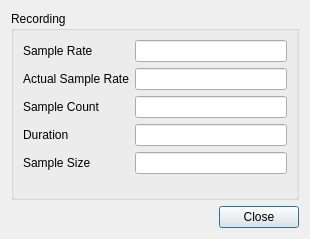
<?xml version="1.0" encoding="UTF-8"?>
<ui version="4.0">
 <class>StatisticsDialog</class>
 <widget class="QDialog" name="StatisticsDialog">
  <property name="geometry">
   <rect>
    <x>0</x>
    <y>0</y>
    <width>310</width>
    <height>239</height>
   </rect>
  </property>
  <property name="windowTitle">
   <string>Statistics</string>
  </property>
  <property name="sizeGripEnabled">
   <bool>false</bool>
  </property>
  <layout class="QGridLayout" name="gridLayout">
   <item row="0" column="0">
    <widget class="QGroupBox" name="groupBox_2">
     <property name="title">
      <string>Recording</string>
     </property>
     <layout class="QFormLayout" name="formLayout">
      <item row="0" column="0">
       <widget class="QLabel" name="label_57">
        <property name="text">
         <string>Sample Rate</string>
        </property>
       </widget>
      </item>
      <item row="0" column="1">
       <widget class="QLineEdit" name="recordingSampleRateLineEdit">
        <property name="minimumSize">
         <size>
          <width>100</width>
          <height>0</height>
         </size>
        </property>
        <property name="readOnly">
         <bool>true</bool>
        </property>
       </widget>
      </item>
      <item row="1" column="0">
       <widget class="QLabel" name="label_55">
        <property name="text">
         <string>Actual Sample Rate</string>
        </property>
       </widget>
      </item>
      <item row="1" column="1">
       <widget class="QLineEdit" name="samplesPerSecondLineEdit">
        <property name="minimumSize">
         <size>
          <width>100</width>
          <height>0</height>
         </size>
        </property>
        <property name="readOnly">
         <bool>true</bool>
        </property>
       </widget>
      </item>
      <item row="2" column="0">
       <widget class="QLabel" name="label_56">
        <property name="text">
         <string>Sample Count</string>
        </property>
       </widget>
      </item>
      <item row="2" column="1">
       <widget class="QLineEdit" name="sampleCountLineEdit">
        <property name="minimumSize">
         <size>
          <width>100</width>
          <height>0</height>
         </size>
        </property>
        <property name="readOnly">
         <bool>true</bool>
        </property>
       </widget>
      </item>
      <item row="3" column="0">
       <widget class="QLabel" name="label_59">
        <property name="text">
         <string>Duration</string>
        </property>
       </widget>
      </item>
      <item row="3" column="1">
       <widget class="QLineEdit" name="durationLineEdit">
        <property name="minimumSize">
         <size>
          <width>100</width>
          <height>0</height>
         </size>
        </property>
        <property name="text">
         <string/>
        </property>
        <property name="readOnly">
         <bool>true</bool>
        </property>
       </widget>
      </item>
      <item row="4" column="0">
       <widget class="QLabel" name="label_58">
        <property name="text">
         <string>Sample Size</string>
        </property>
       </widget>
      </item>
      <item row="4" column="1">
       <widget class="QLineEdit" name="sampleSizeLineEdit">
        <property name="minimumSize">
         <size>
          <width>100</width>
          <height>0</height>
         </size>
        </property>
        <property name="text">
         <string/>
        </property>
        <property name="readOnly">
         <bool>true</bool>
        </property>
       </widget>
      </item>
     </layout>
    </widget>
   </item>
   <item row="1" column="0">
    <widget class="QDialogButtonBox" name="buttonBox">
     <property name="orientation">
      <enum>Qt::Horizontal</enum>
     </property>
     <property name="standardButtons">
      <set>QDialogButtonBox::Close</set>
     </property>
    </widget>
   </item>
  </layout>
 </widget>
 <resources/>
 <connections>
  <connection>
   <sender>buttonBox</sender>
   <signal>accepted()</signal>
   <receiver>StatisticsDialog</receiver>
   <slot>accept()</slot>
   <hints>
    <hint type="sourcelabel">
     <x>248</x>
     <y>254</y>
    </hint>
    <hint type="destinationlabel">
     <x>157</x>
     <y>274</y>
    </hint>
   </hints>
  </connection>
  <connection>
   <sender>buttonBox</sender>
   <signal>rejected()</signal>
   <receiver>StatisticsDialog</receiver>
   <slot>reject()</slot>
   <hints>
    <hint type="sourcelabel">
     <x>316</x>
     <y>260</y>
    </hint>
    <hint type="destinationlabel">
     <x>286</x>
     <y>274</y>
    </hint>
   </hints>
  </connection>
 </connections>
</ui>
